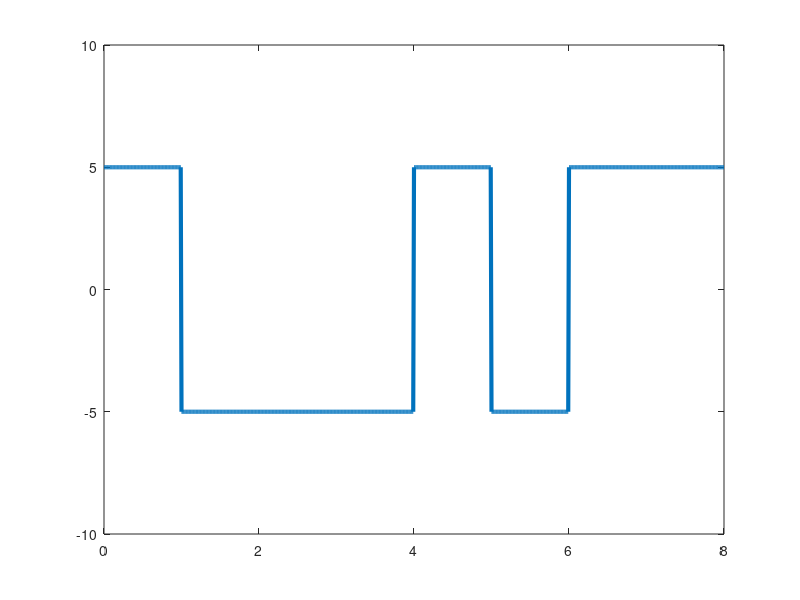

MATLAB code to generate this figure:
bits=[0 1 0 0 1 1 1 0];
bitduration=1;
T=length(bits)*bitduration;
fs=100;
t=0:bitduration/fs:T;

x=zeros(1,length(t));

previous=5;

for i=1:length(bits)

    if(bits(i)==1)

      previous=-previous;
      x((i-1)*fs+1:i*fs)=previous;



     else

       x((i-1)*fs+1:i*fs)=previous;


    end



end

x(i*fs+1)=x(i*fs);


plot(t,x,'Linewidth',3);
xlim([0,T]);
ylim([-10 10]);

counter=0;

previous=5;
for i=1:fs:length(x)-1
  counter=counter+1;
    if(x(i)==previous)
      result(counter)=0;
    else
       result(counter)=1;
       previous=-previous;
    end
end

disp (' result')
